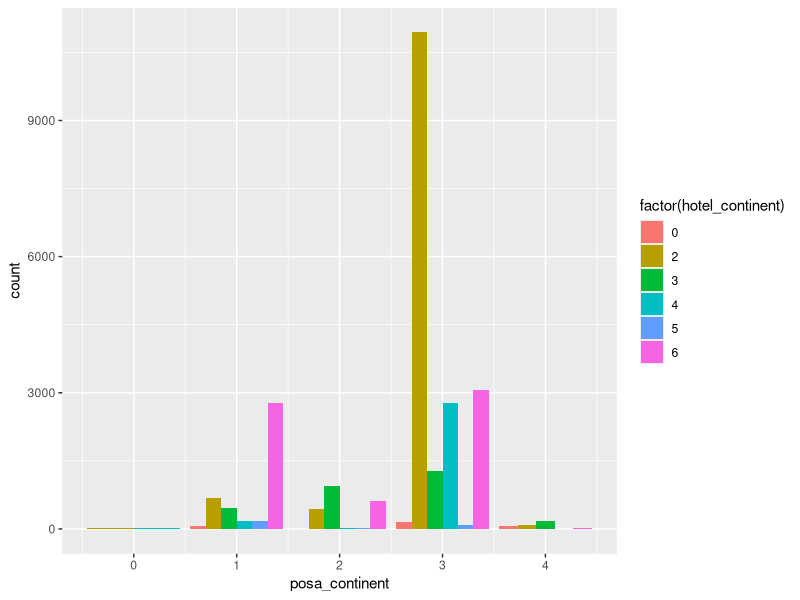
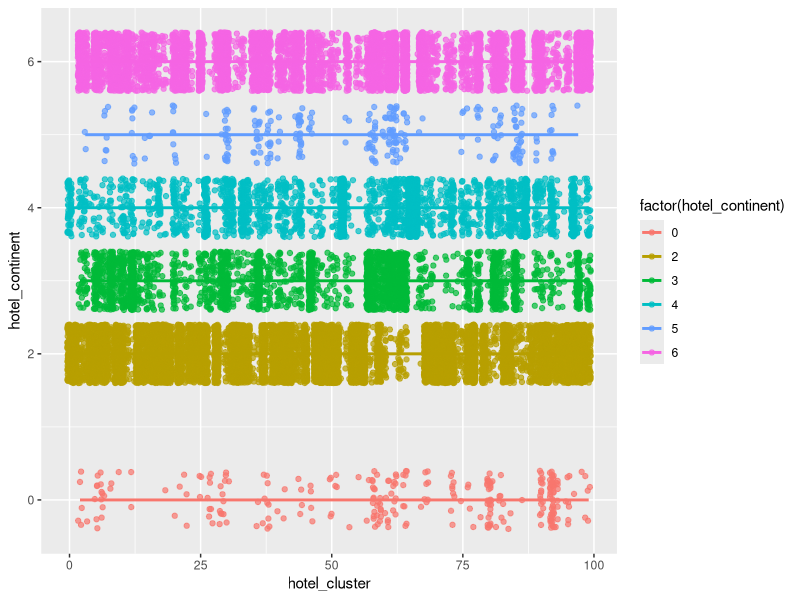

Write the R code that produced these figures, in order.
## ---- chunk 1
library(data.table)
train_dt <- fread("train.25000.csv", header = TRUE)
library(ggplot2)
## ---- chunk 2
test_dt <- fread("test.1000.csv")
## ---- chunk 3
train_dt$year <- as.numeric(format(as.Date(train_dt$date_time, "%Y-%m-%d"), "%Y"))
unique(train_dt$year)
## ---- chunk 4
test_dt$year <- as.numeric(format(as.Date(test_dt$date_time, "%Y-%m-%d"), "%Y"))
unique(test_dt$year)
## ---- chunk 5
ggplot(train_dt, aes(posa_continent, fill = factor(hotel_continent))) + geom_bar(position = "dodge")
## ---- chunk 6
ggplot(train_dt,
       aes(x = hotel_cluster, y = hotel_continent, col = factor(hotel_continent))) +       # to avoid over plotting
  geom_jitter(alpha = 0.7) +
      geom_smooth(method = "lm", se = F)
## ---- chunk 7
cor(train_dt$hotel_cluster, train_dt$srch_destination_id)
cor(train_dt$hotel_cluster, train_dt$posa_continent)
cor(train_dt$hotel_cluster, train_dt$user_location_country)

cor(train_dt$hotel_cluster, train_dt$user_location_region)
cor(train_dt$hotel_cluster, train_dt$user_location_city)
cor(train_dt$hotel_cluster, train_dt$orig_destination_distance)

cor(train_dt$hotel_cluster, train_dt$user_id)
cor(train_dt$hotel_cluster, train_dt$is_package)
cor(train_dt$hotel_cluster, train_dt$srch_adults_cnt)

cor(train_dt$hotel_cluster, train_dt$srch_children_cnt)
cor(train_dt$hotel_cluster, train_dt$srch_rm_cnt)
cor(train_dt$hotel_cluster, train_dt$srch_destination_id)

cor(train_dt$hotel_cluster, train_dt$srch_destination_type_id)
cor(train_dt$hotel_cluster, train_dt$is_booking)
cor(train_dt$hotel_cluster, train_dt$cnt)

cor(train_dt$hotel_cluster, train_dt$hotel_continent)
cor(train_dt$hotel_cluster, train_dt$hotel_country)
cor(train_dt$hotel_cluster, train_dt$hotel_market)
## ---- chunk 8
model = lm(hotel_cluster ~ srch_destination_id + srch_destination_type_id + is_booking + cnt + orig_destination_distance + user_location_country + user_location_region + is_mobile + is_package + hotel_continent + hotel_country + hotel_market, data= train_dt)
summary(model)


#to avoid multi colinearity, try different model
model2 = lm(hotel_cluster ~ srch_destination_id + cnt + orig_destination_distance + user_location_region + hotel_country + hotel_market, data=train_dt)
summary(model2)
## ---- chunk 9
library(rpart)
frmla = hotel_cluster ~ srch_destination_id + user_location_region + orig_destination_distance
ctrl = rpart.control(minSplit=5, minbucket = 50)

expediaTreeModel = rpart(frmla, data = train_dt, method = "class", control=ctrl )

# get the cp - complexity factor
printcp(expediaTreeModel)
